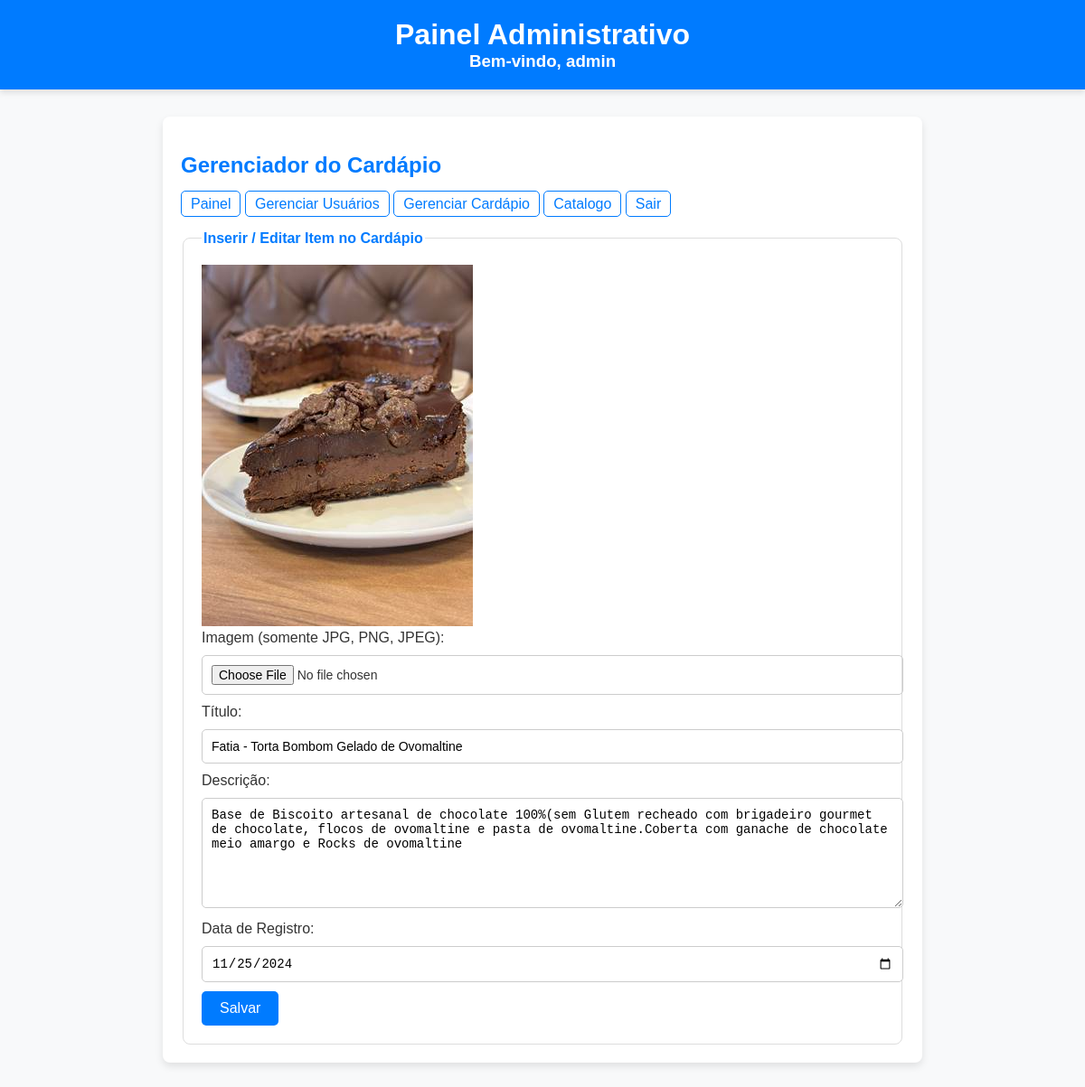
The page /admin/form_cardapio.php?id=34&titulo=Fatia - Torta Bombom Gelado de Ovomaltine (signed in) on the database its author committed.
### tables this page shows
CREATE TABLE `cardapio` (
  `id` int(11) NOT NULL AUTO_INCREMENT,
  `titulo` varchar(240) NOT NULL,
  `descricao` text NOT NULL,
  `imagem` varchar(240) NOT NULL,
  `data_registro` date NOT NULL,
  PRIMARY KEY (`id`)
);

### admin/functions.php (called while the page is built, shortened)
<?php
function buscaUnica($connect, $tabela, $id) {
    $query = "SELECT * FROM $tabela WHERE id =" .(int) $id;
    $execute = mysqli_query($connect, $query);
    $result = mysqli_fetch_assoc($execute);
    return $result;
}

### admin/form_cardapio.php (the view, shortened to what this page needs)
<?php
$seguranca = isset($_SESSION['ativa']) ? TRUE : header("location: catalogo.php");
require_once "db_connect.php";
require_once "functions.php";
?>
<!DOCTYPE html>
<html lang="pt-BR">
<head>
</head>
<body>
    <?php if ($seguranca) { ?>
        <header>
            <h1>Painel Administrativo</h1>
            <h3>Bem-vindo, <?php echo htmlspecialchars($_SESSION['usuario']); ?></h3>
        </header>
        <main>
            <h2>Gerenciador do Cardápio</h2>
            <div class="menu">
                <?php include "layout/menu.php"; ?>
            </div>
            <?php
                $titulo = "";
                $descricao = "";
                $data = date('Y-m-d');
                $action = "insert";
                if (isset($_GET['id'])) {
                    $idGet = $_GET['id'];
                    $itemCardapio = buscaUnica($connect, "cardapio", $idGet);
                    if (!empty($itemCardapio['titulo'])) {
                        $titulo = $itemCardapio['titulo'];
                        $descricao = $itemCardapio['descricao'];
                        $data = $itemCardapio['data_registro'];
                        $action = "update";
                    }
                }
            ?>
            <form action="" method="post" enctype="multipart/form-data">
                <fieldset>
                    <legend>Inserir / Editar Item no Cardápio</legend>
                    <?php if (!empty($itemCardapio['imagem'])) { ?>
                        <div>
                            <img src="/loja_bolos/admin/uploads/<?php echo $itemCardapio['imagem']; ?>" alt="Imagem do Cardápio">
                        </div>
                    <?php } ?>
                    <label for="imagem">Imagem (somente JPG, PNG, JPEG):</label>
                    <input type="file" name="imagem" id="imagem" accept=".jpg, .jpeg, .png">
                    <label for="titulo">Título:</label>
                    <input value="<?php echo htmlspecialchars($titulo); ?>" type="text" name="titulo" id="titulo" placeholder="Título" required>
                    <label for="descricao">Descrição:</label>
                    <textarea name="descricao" id="descricao" placeholder="Descrição do item..." required><?php echo htmlspecialchars($descricao); ?></textarea>
                    <label for="data_registro">Data de Registro:</label>
                    <input value="<?php echo htmlspecialchars($data); ?>" type="date" name="data_registro" id="data_registro" required>
                    <input type="submit" name="<?php echo $action; ?>" value="Salvar">
                </fieldset>
            </form>
        </main>
    <?php } ?>
</body>
</html>

### admin/form_cardapio.php (style rules this page uses)
body { font-family: Arial, sans-serif; background-color: #f8f9fa; margin: 0; padding: 0; color: #333; }
header { background-color: #007BFF; color: #fff; padding: 20px; text-align: center; box-shadow: 0px 4px 6px rgba(0, 0, 0, 0.1); }
header h1, header h3 { margin: 0; }
main { max-width: 800px; margin: 30px auto; background: #fff; padding: 20px; border-radius: 8px; box-shadow: 0px 4px 8px rgba(0, 0, 0, 0.1); }
h2 { color: #007BFF; margin-bottom: 20px; }
form { margin-top: 20px; }
fieldset { border: 1px solid #ddd; border-radius: 8px; padding: 20px; }
legend { font-weight: bold; color: #007BFF; }
input[type="text"], input[type="date"], input[type="file"], textarea { width: 100%; padding: 10px; margin: 10px 0; border: 1px solid #ccc; border-radius: 5px; font-size: 14px; }
textarea { resize: vertical; min-height: 100px; }
input[type="submit"] { background-color: #007BFF; color: white; border: none; padding: 10px 20px; border-radius: 5px; cursor: pointer; font-size: 16px; transition: background-color 0.3s; }
.menu { margin: 20px 0; }

### rows shown on the page
cardapio: imagem (picture), titulo "Fatia - Torta Bombom Gelado de Ovomaltine", descricao "Base de Biscoito artesanal de chocolate 100%(sem Glutem recheado com brigadeiro gourmet de chocolate, flocos de ovomaltine e pasta de ovomaltine.Coberta com ganache de chocolate meio amargo e Rocks de ovomaltine", data_registro "11/25/2024"

### other values the page prints
$_SESSION['usuario'] "admin"
